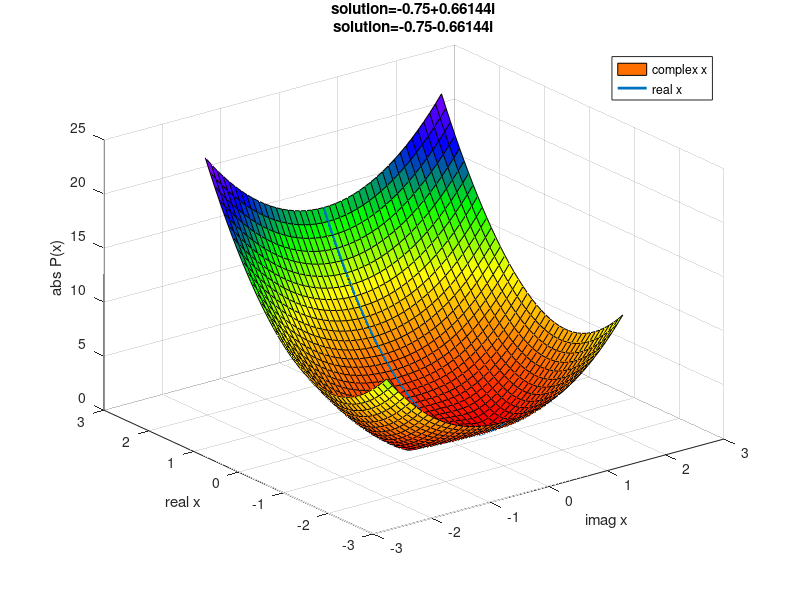

Write the MATLAB code that produced this figure.
%%%%%%%%%%%%%%%%%%%%%%%%%%%%%%%%%%%%%%%%%%%%%%%%%%%%%%%%%%%%%
% Visualization of a quadratic equation in a complex plane %%
% 0 = a*x^2+b*x+c := P(x)
% by Heedong Goh <wellposed@gmail.com> 20171028
%%%%%%%%%%%%%%%%%%%%%%%%%%%%%%%%%%%%%%%%%%%%%%%%%%%%%%%%%%%%%
clear;
close all;
%% Inputs %%%%%%%%%%%%%%%%%%%%%%%%%%%%%%%%%%%%%%%%%%%%%%%%%%%
% coefficients
a=2;
b=3;
c=2;
% mesh 
nm=40;
%%%%%%%%%%%%%%%%%%%%%%%%%%%%%%%%%%%%%%%%%%%%%%%%%%%%%%%%%%%%%

%% Discriminant and solutions
Discriminant=b*b-4*a*c
solutions=roots([a,b,c])
%% Plot in a complex plane 
maxs=max(abs(solutions));
dx=4*(maxs*1.01)/nm;
x=-2*(maxs*1.01):dx:2*(maxs*1.01);
N=max(size(x));
cdata=zeros(N,N);
rdata=zeros(1,N);
yz=zeros(1,N);
for ii=1:N
  for jj=1:N
    loc=x(ii)+1i*x(jj);
    cdata(ii,jj)=a*loc*loc+b*loc+c;
  end
  rdata(ii)=a*x(ii)*x(ii)+b*x(ii)+c;
end
figure;
surf(x,x,abs(cdata));
colormap rainbow
%alpha(.4) % for matlab
line(yz,x,rdata,'linewidth',2);
xlabel('imag x');
ylabel('real x');
zlabel('abs P(x)');
legend('complex x','real x');
title(strcat('solution=',num2str(solutions)));
